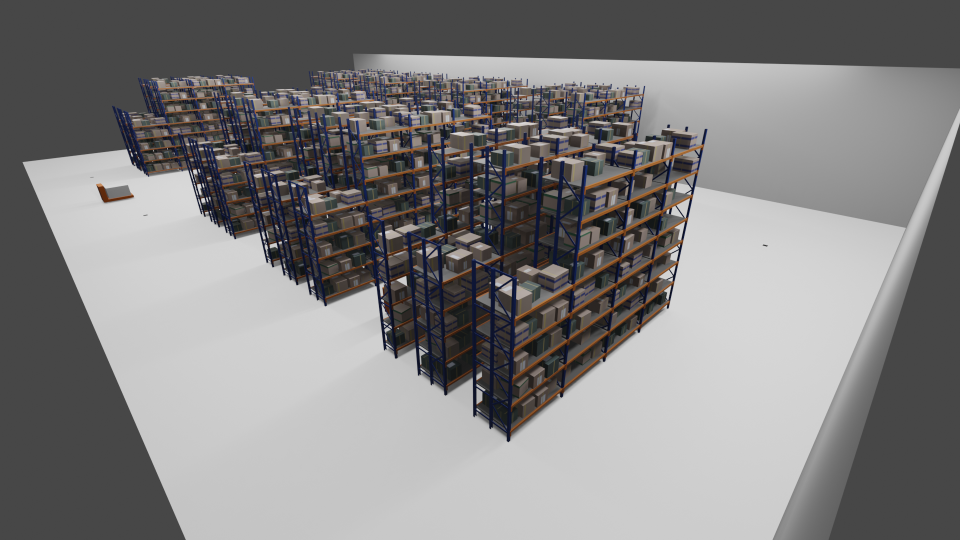
#> input picture Multi-class_Yolov5_DeepSort_Pytorch-master/Mapping/SE.png, 1920 x 1080 px (shown at 1/2 size)
$ python mapping.py
#> lines starting #> are read from the running program, lines starting #| are printed output that depends on the picture
import cv2 as cv
import numpy as np
import matplotlib.pyplot as plt

"""
Mapper Class:
Maps a point from one perspective into another.
Init function takes an image in the desired perspective (e.g. a planar map).

Mapper.map()


"""
class Mapper:
    def __init__(self, planarView):
        self.planarView = planarView

        # Initialize BRISK algorithm
        self.brisk = cv.BRISK_create()

        # Initialize matcher (BruteForce)
        self.BFMatcher = cv.BFMatcher(normType = cv.NORM_HAMMING,
                         crossCheck = True)

    def SIFTDetectAndMatch(self, cameraView, planarView):
        sift = cv.xfeatures2d_SIFT.create()
        return None

    def matchKeypoints(self, cameraView, planarView):
        # Compute keypoints and descriptors
        kp1, des1 = self.brisk.detectAndCompute(cameraView, None)
        kp2, des2 = self.brisk.detectAndCompute(planarView, None)
        sift = cv.xfeatures2d_SIFT.create()
        # Match keypoints
        matches = self.BFMatcher.match(queryDescriptors=des1,
                                  trainDescriptors=des2)

        matches = sorted(matches, key=lambda x: x.distance)
        output = cv.drawMatches(img1=cameraView,
                                keypoints1=kp1,
                                img2=planarView,
                                keypoints2=kp2,
                                matches1to2=matches[15:],
                                outImg=None,
                                flags=cv.DrawMatchesFlags_NOT_DRAW_SINGLE_POINTS)

        plt.imshow(output)
        plt.show()
        return None

    def estimateHomography(self, pts_src, pts_dst):
        H, _ = cv.findHomography(pts_src, pts_dst)
        return H

    def map(self, H, point):
        return cv.perspectiveTransform(point, H)
# Read perspective (camera) image
camera = cv.imread('SE.png')
#> camera is the input picture: shape (1080, 1920, 3); mean B, G, R 128.9, 128.7, 130

# Read 2D plane image
plane = cv.imread('plane.png', 1)
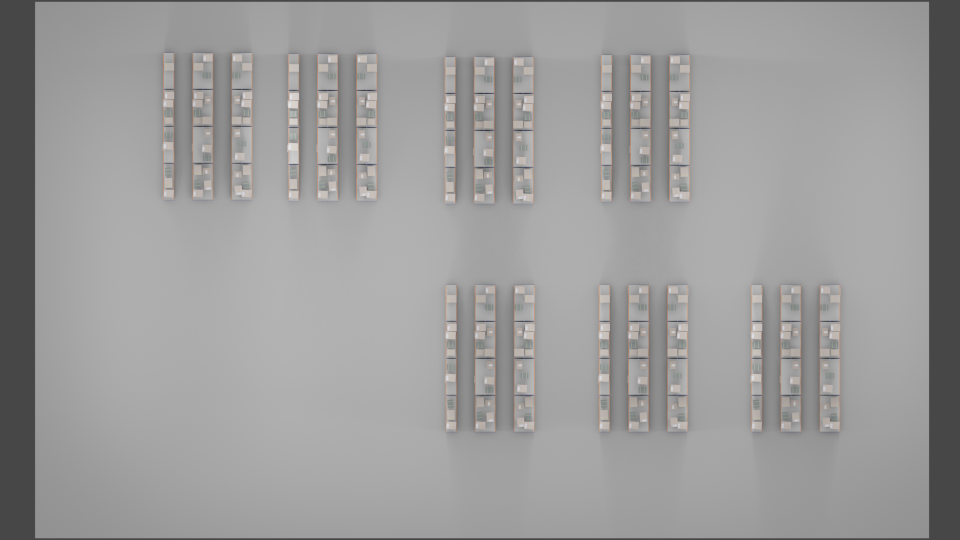
#> input picture Multi-class_Yolov5_DeepSort_Pytorch-master/Mapping/plane.png, 1920 x 1080 px (shown at 1/2 size)
#> plane is the input picture: shape (1080, 1920, 3); mean B, G, R 155, 155.3, 155.8

plane = cv.cvtColor(plane, cv.COLOR_BGR2RGB)
camera = cv.cvtColor(camera, cv.COLOR_BGR2RGB)

CAMERA = 'CenterNorth'
#CAMERA = 'CenterNorth'

if CAMERA == 'NorthEast':
    pts_src = np.array([[972,858],[385,676],[153,606],[1399,572],[1517,495],[1600,441],[1638,416]])
    pts_dst = np.array([[247,794],[251,372],[251,107],[759,790],[1036,789],[1310,791],[1470,790]])

    a = np.array([[950, 956]], dtype="float32")
    a = np.array([a])

    b = np.array([[1499, 565]], dtype='float32')
    b = np.array([b])

    cv.circle(plane, (177, 833), 5, (0, 255, 0), 3)
    cv.circle(camera, (950, 956), 3, (0, 255, 0), 3)

    cv.circle(plane, (812, 842), 5, (255, 0, 0), 3)
    cv.circle(camera, (1499, 565), 3, (255, 0, 0), 3)

if CAMERA == 'CenterNorth':
    pts_src = np.array([[1024,925],[1380,626],[615,619],[414,471],[219,332],[745,718],[188,308],[203,319]])
    pts_dst = np.array([[1681,866],[1680,569],[1376,865],[1069,866],[499,869],[1503,865],[343,869],[421,869]])

    a = np.array([[79,302]], dtype='float32')
    a = np.array([a])

    b = np.array([[345,513]], dtype='float32')
    b = np.array([b])

    cv.circle(camera,(79,302), 3, (0,255,0), 3)
#> camera: shape (1080, 1920, 3); mean R, G, B 130, 128.7, 128.9
    cv.circle(plane, (309,931), 5, (0,255,0),3)
#> plane: shape (1080, 1920, 3); mean R, G, B 155.8, 155.3, 155

    cv.circle(camera, (345,513),3,(255,0,0),3)
#> camera: shape (1080, 1920, 3); mean R, G, B 130, 128.7, 128.9
    cv.circle(plane, (1141,909), 5,(255,0,0),3)
#> plane: shape (1080, 1920, 3); mean R, G, B 155.8, 155.3, 154.9


h, status = cv.findHomography(pts_src, pts_dst)
#cameraWarped = cv.warpPerspective(camera,h,(1920,1080))

points = cv.perspectiveTransform(b,h)
pointsOut = cv.perspectiveTransform(a, h)
print('a = ', pointsOut)
print('b = ', points)


#camera = cv.warpPerspective(camera, h, (1920,1080))


#cv.imshow('1',camera)
#cv.imshow('2',plane)
fig, (ax1, ax2) = plt.subplots(1, 2)
fig.suptitle('Test')
ax1.imshow(camera)
ax2.imshow(plane)
plt.show()
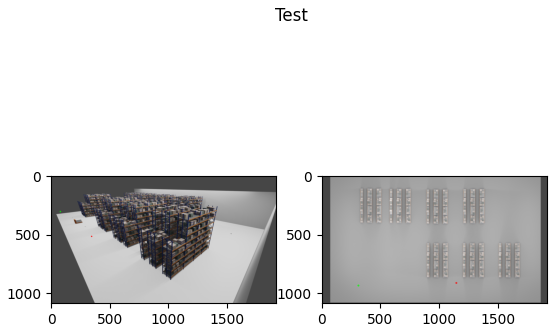
#> figure drawn by matplotlib, 2 panels
#cv.waitKey(0)
